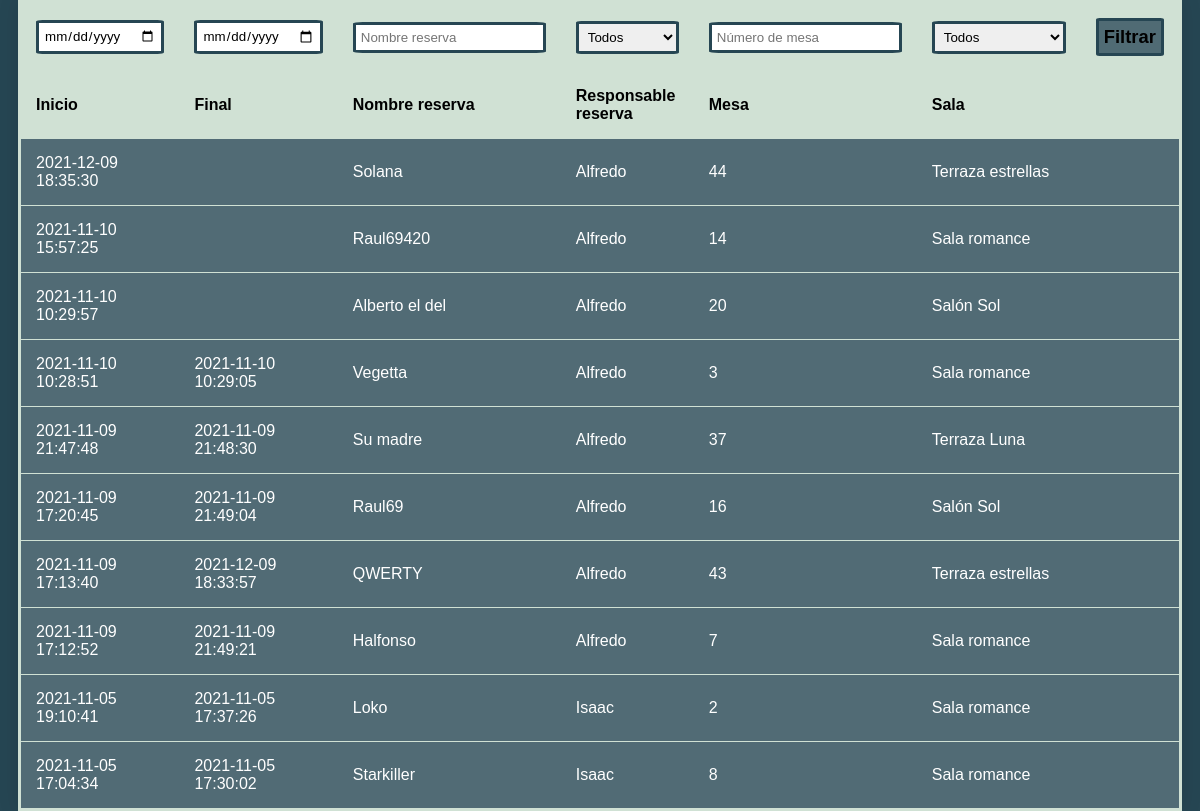
Before: /view/historial.php (signed in) with the older database file.
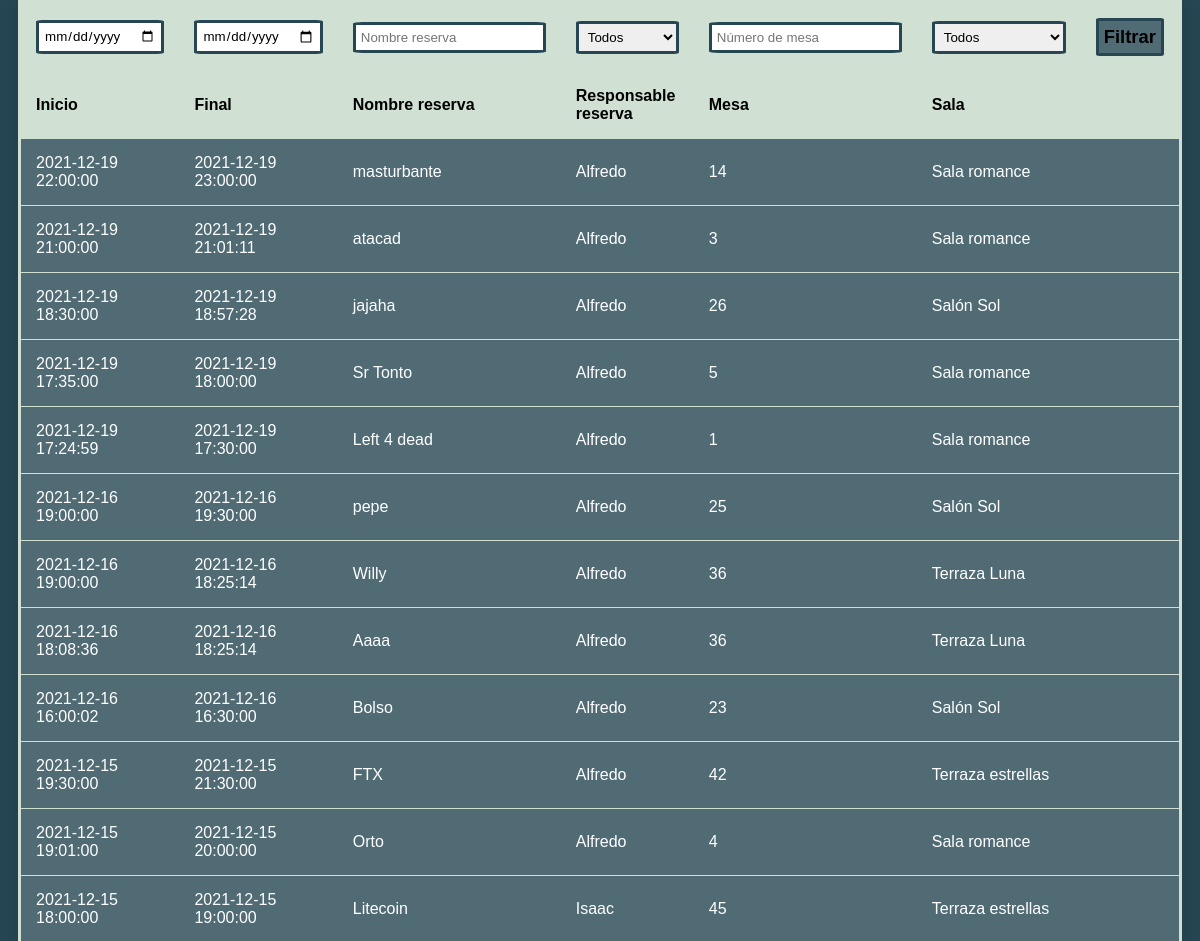
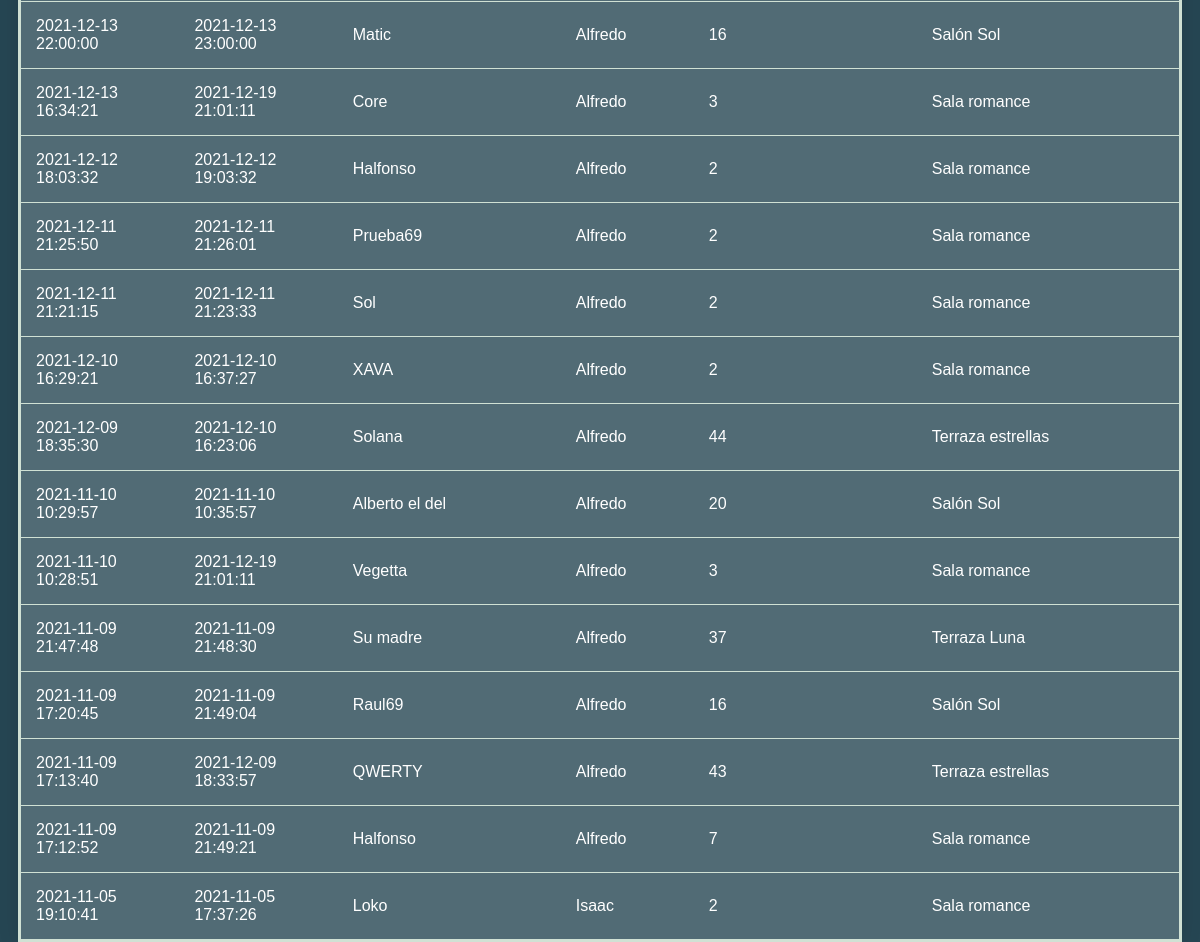
After: the same page with the newer database file (2 pictures, top to bottom).
### tables this page shows
CREATE TABLE `tbl_reserva` (
  `id_res` int(11) NOT NULL,
  `horaIni_res` datetime NOT NULL,
  `horaFin_res` datetime DEFAULT NULL,
  `datos_res` varchar(30) NOT NULL,
  `id_use_fk` int(11) NOT NULL,
  `id_mes_fk` int(11) NOT NULL
);

CREATE TABLE `tbl_usuario` (
  `id_use` int(11) NOT NULL,
  `nombre_use` varchar(45) DEFAULT NULL,
  `email_use` varchar(50) NOT NULL,
  `pwd_use` varchar(50) NOT NULL,
  `tipo_use` enum('Camarero','Admin','Mantenimiento') NOT NULL
);

CREATE TABLE `tbl_mesa` (
  `id_mes` int(11) NOT NULL,
  `status_mes` enum('Libre','Reservado','Ocupado/Reservado') NOT NULL,
  `capacidad_mes` int(3) NOT NULL,
  `id_sal_fk` int(11) NOT NULL
);

CREATE TABLE `tbl_sala` (
  `id_sal` int(11) NOT NULL,
  `nombre_sal` varchar(50) DEFAULT NULL,
  `capacidad_sal` int(3) DEFAULT NULL,
  `imagen_sal` varchar(45) DEFAULT NULL
);

### view/historial.php (the view, shortened to what this page needs)
<!DOCTYPE html>
<?php include_once '../services/connection.php';?>
<html lang="en">
<head>
    <link rel="stylesheet" href="../css/style.css">
</head>
<body class="historial">
        <div class="atras"><a href="menu.php?ahora=1"><i class="far fa-arrow-alt-square-left"></i></a></div>
        <div class="logout"><a href="../services/kill-login.php"><i class="fas fa-user-circle"></i></a></div>
<?php
    $reserva=$pdo->prepare("SELECT r.id_res, r.horaIni_res, r.horaFin_res, r.datos_res, u.nombre_use, m.id_mes, s.nombre_sal
    FROM tbl_reserva r
    INNER JOIN tbl_usuario u ON r.id_use_fk=u.id_use
    INNER JOIN tbl_mesa m ON r.id_mes_fk=m.id_mes
    INNER JOIN tbl_sala s ON m.id_sal_fk=s.id_sal;");
    $reserva->execute();
    $data = $reserva->fetchAll(PDO::FETCH_ASSOC);
?>
<div class="region-historial flex-cv">
        <table class="table-reservas">
        <thead>
            <tr><form action="./historial.php" method="POST">
                <th><input type="date" id="" name="horaIni_res" placeholder="Hora"></th>
                <th><input type="date" id="" value="" name="horaFin_res" placeholder="Hora"></th>
                <th><input type="text" id="" name="datos_res" placeholder="Nombre reserva"></th>
                <th><select name='nombre_use' value=''>
                <option value=''>Todos</option>
            </select></th>
                <th><input type="number" id="" name="id_mes" placeholder="Número de mesa"></th>
                <th><select name='nombre_sal' value=''>
                <option value=''>Todos</option>
            </select></th>
            <th><input class="boton-filtro" type="submit" value="Filtrar"></th>
                </form></tr>
<?php
    $queryGeneral = "SELECT r.id_res, r.horaIni_res, r.horaFin_res, r.datos_res, u.nombre_use, m.id_mes, s.nombre_sal
    FROM tbl_reserva r
    INNER JOIN tbl_usuario u ON r.id_use_fk=u.id_use
    INNER JOIN tbl_mesa m ON r.id_mes_fk=m.id_mes
    INNER JOIN tbl_sala s ON m.id_sal_fk=s.id_sal WHERE id_res LIKE '%%'";
        $orderby=" order by horaIni_res desc";
        $queryGeneral = $queryGeneral.$orderby;
        $reserva=$pdo->prepare($queryGeneral);
        $reserva->execute();
        $data = $reserva->fetchAll(PDO::FETCH_ASSOC);
?>
                <tr>
                    <th>Inicio</th>
                    <th>Final</th>
                    <th>Nombre reserva</th>
                    <th>Responsable reserva</th>
                    <th>Mesa</th>
                    <th>Sala</th>
                    <th></th>
                </tr>
            </thead>
            <tbody>
                <?php foreach ($data as $datas) { ?>
                <tr>
                    <td><?php echo $datas['horaIni_res'] ?></td>
                    <td><?php echo $datas['horaFin_res'] ?></td>
                    <td><?php echo $datas['datos_res'] ?></td>
                    <td><?php echo $datas['nombre_use'] ?></td>
                    <td><?php echo $datas['id_mes'] ?></td>
                    <td><?php echo $datas['nombre_sal'] ?></td>
                    <td></td>
                </tr>
                <?php } ?>
            </tbody>
        </table>
</div>
</body>
</html>

Changed rows visible on the page:
removed tbl_reserva: horaIni_res "2021-11-10 15:57:25", datos_res "Raul69420", tbl_usuario.nombre_use "Alfredo", tbl_mesa.id_mes "14", tbl_sala.nombre_sal "Sala romance"
removed tbl_reserva: horaIni_res "2021-11-05 17:04:34", horaFin_res "2021-11-05 17:30:02", datos_res "Starkiller", tbl_usuario.nombre_use "Isaac", tbl_mesa.id_mes "8", tbl_sala.nombre_sal "Sala romance"
added tbl_reserva: horaIni_res "2021-12-19 22:00:00", horaFin_res "2021-12-19 23:00:00", datos_res "masturbante", tbl_usuario.nombre_use "Alfredo", tbl_mesa.id_mes "14", tbl_sala.nombre_sal "Sala romance"
added tbl_reserva: horaIni_res "2021-12-19 21:00:00", horaFin_res "2021-12-19 21:01:11", datos_res "atacad", tbl_usuario.nombre_use "Alfredo", tbl_mesa.id_mes "3", tbl_sala.nombre_sal "Sala romance"
added tbl_reserva: horaIni_res "2021-12-19 18:30:00", horaFin_res "2021-12-19 18:57:28", datos_res "jajaha", tbl_usuario.nombre_use "Alfredo", tbl_mesa.id_mes "26", tbl_sala.nombre_sal "Salón Sol"
added tbl_reserva: horaIni_res "2021-12-19 17:35:00", horaFin_res "2021-12-19 18:00:00", datos_res "Sr Tonto", tbl_usuario.nombre_use "Alfredo", tbl_mesa.id_mes "5", tbl_sala.nombre_sal "Sala romance"
added tbl_reserva: horaIni_res "2021-12-19 17:24:59", horaFin_res "2021-12-19 17:30:00", datos_res "Left 4 dead", tbl_usuario.nombre_use "Alfredo", tbl_mesa.id_mes "1", tbl_sala.nombre_sal "Sala romance"
added tbl_reserva: horaIni_res "2021-12-16 19:00:00", horaFin_res "2021-12-16 19:30:00", datos_res "pepe", tbl_usuario.nombre_use "Alfredo", tbl_mesa.id_mes "25", tbl_sala.nombre_sal "Salón Sol"
added tbl_reserva: horaIni_res "2021-12-16 19:00:00", horaFin_res "2021-12-16 18:25:14", datos_res "Willy", tbl_usuario.nombre_use "Alfredo", tbl_mesa.id_mes "36", tbl_sala.nombre_sal "Terraza Luna"
added tbl_reserva: horaIni_res "2021-12-16 18:08:36", horaFin_res "2021-12-16 18:25:14", datos_res "Aaaa", tbl_usuario.nombre_use "Alfredo", tbl_mesa.id_mes "36", tbl_sala.nombre_sal "Terraza Luna"
added tbl_reserva: horaIni_res "2021-12-16 16:00:02", horaFin_res "2021-12-16 16:30:00", datos_res "Bolso", tbl_usuario.nombre_use "Alfredo", tbl_mesa.id_mes "23", tbl_sala.nombre_sal "Salón Sol"
added tbl_reserva: horaIni_res "2021-12-15 19:30:00", horaFin_res "2021-12-15 21:30:00", datos_res "FTX", tbl_usuario.nombre_use "Alfredo", tbl_mesa.id_mes "42", tbl_sala.nombre_sal "Terraza estrellas"
added tbl_reserva: horaIni_res "2021-12-15 19:01:00", horaFin_res "2021-12-15 20:00:00", datos_res "Orto", tbl_usuario.nombre_use "Alfredo", tbl_mesa.id_mes "4", tbl_sala.nombre_sal "Sala romance"
added tbl_reserva: horaIni_res "2021-12-15 18:00:00", horaFin_res "2021-12-15 19:00:00", datos_res "Litecoin", tbl_usuario.nombre_use "Isaac", tbl_mesa.id_mes "45", tbl_sala.nombre_sal "Terraza estrellas"
added tbl_reserva: horaIni_res "2021-12-13 22:00:00", horaFin_res "2021-12-13 23:00:00", datos_res "Matic", tbl_usuario.nombre_use "Alfredo", tbl_mesa.id_mes "16", tbl_sala.nombre_sal "Salón Sol"
added tbl_reserva: horaIni_res "2021-12-13 16:34:21", horaFin_res "2021-12-19 21:01:11", datos_res "Core", tbl_usuario.nombre_use "Alfredo", tbl_mesa.id_mes "3", tbl_sala.nombre_sal "Sala romance"
added tbl_reserva: horaIni_res "2021-12-12 18:03:32", horaFin_res "2021-12-12 19:03:32", datos_res "Halfonso", tbl_usuario.nombre_use "Alfredo", tbl_mesa.id_mes "2", tbl_sala.nombre_sal "Sala romance"
added tbl_reserva: horaIni_res "2021-12-11 21:25:50", horaFin_res "2021-12-11 21:26:01", datos_res "Prueba69", tbl_usuario.nombre_use "Alfredo", tbl_mesa.id_mes "2", tbl_sala.nombre_sal "Sala romance"
added tbl_reserva: horaIni_res "2021-12-11 21:21:15", horaFin_res "2021-12-11 21:23:33", datos_res "Sol", tbl_usuario.nombre_use "Alfredo", tbl_mesa.id_mes "2", tbl_sala.nombre_sal "Sala romance"
added tbl_reserva: horaIni_res "2021-12-10 16:29:21", horaFin_res "2021-12-10 16:37:27", datos_res "XAVA", tbl_usuario.nombre_use "Alfredo", tbl_mesa.id_mes "2", tbl_sala.nombre_sal "Sala romance"
changed tbl_reserva "Solana": horaFin_res (not shown) → "2021-12-10 16:23:06"
changed tbl_reserva "Alberto el del": horaFin_res (not shown) → "2021-11-10 10:35:57"
changed tbl_reserva "Vegetta": horaFin_res "2021-11-10 10:29:05" → "2021-12-19 21:01:11"
